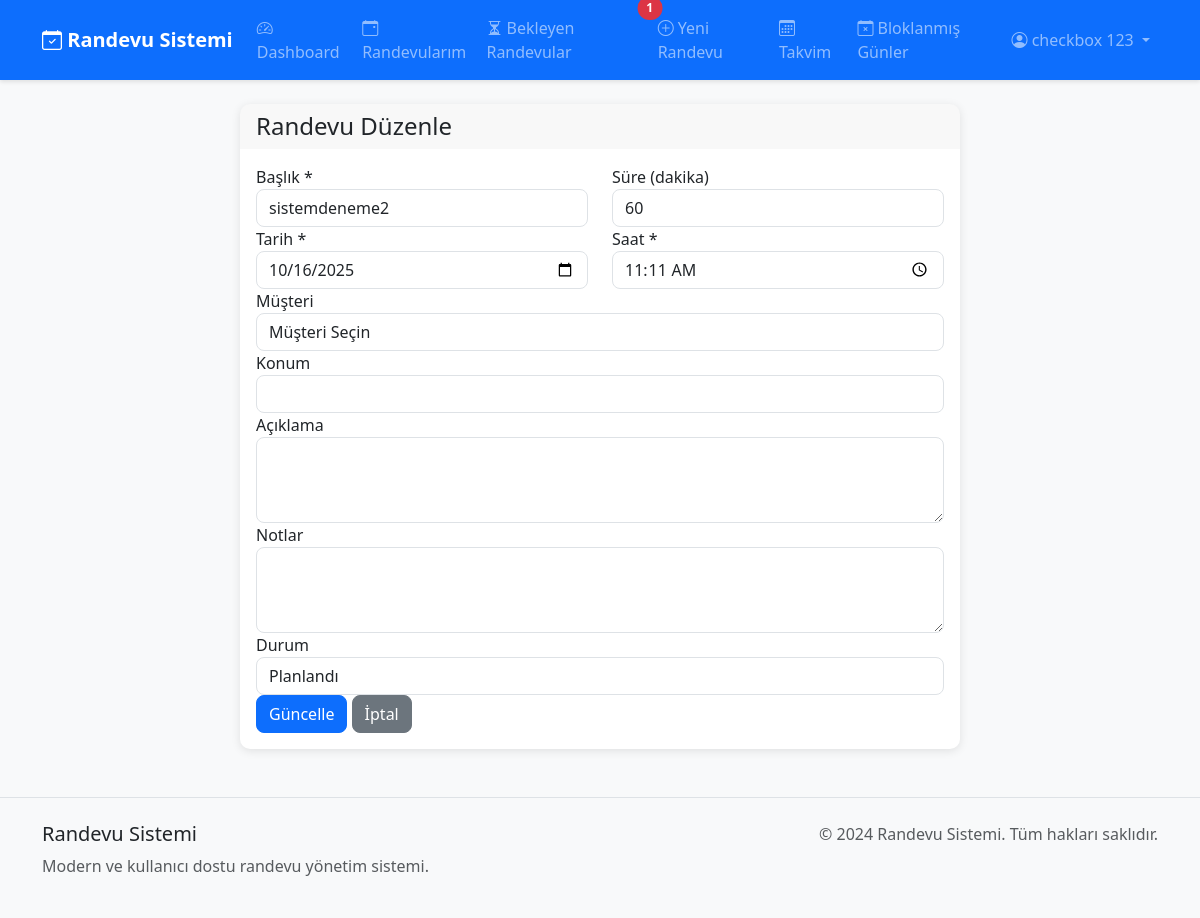
The app's page /appointments/8/edit (signed in) with its own data.
### models.py (models this page shows, shortened)
class User(UserMixin, db.Model):
    __tablename__ = 'user'
    id = db.Column(db.Integer, primary_key=True)
    username = db.Column(db.String(80), unique=True, nullable=False)
    email = db.Column(db.String(120), unique=True, nullable=False)
    password_hash = db.Column(db.String(128), nullable=False)
    first_name = db.Column(db.String(50), nullable=False)
    last_name = db.Column(db.String(50), nullable=False)
    phone = db.Column(db.String(20))
    role = db.Column(db.String(20), default='customer')
    is_active = db.Column(db.Boolean, default=True)
    company_name = db.Column(db.String(100))
    logo_path = db.Column(db.String(200))
    sms_quota = db.Column(db.Integer, default=100)
    is_superadmin = db.Column(db.Boolean, default=False)  # Sistemin ana yöneticisi
    unique_link = db.Column(db.String(50), unique=True)
    created_at = db.Column(db.DateTime, default=datetime.utcnow)
    updated_at = db.Column(db.DateTime, default=datetime.utcnow, onupdate=datetime.utcnow)
    kvkk_accepted_at = db.Column(db.DateTime, nullable=True)  # KVKK onay tarihi
    session_token = db.Column(db.String(64), nullable=True)  # Tek oturum için
    appointments = db.relationship('Appointment', backref='user', lazy=True, cascade='all, delete-orphan')
    blocked_days = db.relationship('BlockedDay', backref='user', lazy=True, cascade='all, delete-orphan')
    clients = db.relationship('Client', backref='user', lazy=True, cascade='all, delete-orphan')
    sms_logs = db.relationship('SmsLog', backref='user', lazy=True, cascade='all, delete-orphan')
    def get_full_name(self):
        return f"{self.first_name} {self.last_name}"

class Appointment(db.Model):
    __tablename__ = 'appointment'
    id = db.Column(db.Integer, primary_key=True)
    user_id = db.Column(db.Integer, db.ForeignKey('user.id'), nullable=False)
    client_id = db.Column(db.Integer, db.ForeignKey('client.id'), nullable=True)
    title = db.Column(db.String(100), nullable=False)
    description = db.Column(db.Text)
    appointment_date = db.Column(db.Date, nullable=False)
    appointment_time = db.Column(db.Time, nullable=False)
    duration = db.Column(db.Integer, default=60)
    status = db.Column(db.String(20), default='pending')
    location = db.Column(db.String(200))
    notes = db.Column(db.Text)
    created_at = db.Column(db.DateTime, default=datetime.utcnow)
    updated_at = db.Column(db.DateTime, default=datetime.utcnow, onupdate=datetime.utcnow)

### routes/appointments.py (the view, shortened to what this page needs)
@appointments_bp.route('/<int:appointment_id>/edit', methods=['GET', 'POST'])
@login_required
def edit(appointment_id):
    appointment = Appointment.query.filter_by(
        id=appointment_id,
        user_id=current_user.id
    ).first_or_404()
    return render_template('appointments/edit.html', appointment=appointment, date=date)

### app.py (called while the page is built)
@login_manager.user_loader
def load_user(user_id):
    return User.query.get(int(user_id))

@app.before_request
def check_single_session():
    if current_user.is_authenticated:
        from models import User
        user_db = User.query.get(current_user.id)
        token_in_db = user_db.session_token if user_db else None
        token_in_session = session.get('session_token')
        if token_in_db:
            session['session_token'] = token_in_db
        if token_in_session and token_in_db and token_in_session != token_in_db:
            logout_user()
            session.pop('session_token', None)
            flash('Başka bir oturum açıldığı için çıkış yapıldı.', 'warning')
            return redirect(url_for('auth.login'))

### templates/appointments/edit.html (shortened to what this page needs)
{% extends "base.html" %} {% block title %}Randevu Düzenle{% endblock %} {% block content %}
<div class="container mt-4">
    <div class="row justify-content-center">
        <div class="col-md-8">
            <div class="card">
                <div class="card-header">
                    <h4 class="mb-0">
                         Randevu Düzenle
                    </h4>
                </div>
                <div class="card-body">
                    <form method="POST">
                        <div class="row">
                            <div class="col-md-6">
                                <div class="form-group">
                                    <label for="title">Başlık *</label>
                                    <input type="text" class="form-control" id="title" name="title" value="{{ appointment.title }}" required>
                                </div>
                            </div>
                            <div class="col-md-6">
                                <div class="form-group">
                                    <label for="duration">Süre (dakika)</label>
                                    <input type="number" class="form-control" id="duration" name="duration" value="{{ appointment.duration }}" min="15" max="480">
                                </div>
                            </div>
                        </div>
                        <div class="row">
                            <div class="col-md-6">
                                <div class="form-group">
                                    <label for="appointment_date">Tarih *</label>
                                    <input type="date" class="form-control" id="appointment_date" name="appointment_date" value="{{ appointment.appointment_date }}" required>
                                </div>
                            </div>
                            <div class="col-md-6">
                                <div class="form-group">
                                    <label for="appointment_time">Saat *</label>
                                    <input type="time" class="form-control" id="appointment_time" name="appointment_time" value="{{ appointment.appointment_time.strftime('%H:%M') }}" required>
                                </div>
                            </div>
                        </div>
                        <div class="form-group">
                            <label for="client_id">Müşteri</label>
                            <select class="form-control" id="client_id" name="client_id">
                                <option value="">Müşteri Seçin</option>
                            </select>
                        </div>
                        <div class="form-group">
                            <label for="location">Konum</label>
                            <input type="text" class="form-control" id="location" name="location" value="{{ appointment.location or '' }}">
                        </div>
                        <div class="form-group">
                            <label for="description">Açıklama</label>
                            <textarea class="form-control" id="description" name="description" rows="3">{{ appointment.description or '' }}</textarea>
                        </div>
                        <div class="form-group">
                            <label for="notes">Notlar</label>
                            <textarea class="form-control" id="notes" name="notes" rows="3">{{ appointment.notes or '' }}</textarea>
                        </div>
                        <div class="form-group">
                            <label for="status">Durum</label>
                            <select class="form-control" id="status" name="status">
                                <option value="scheduled" {% if appointment.status == 'scheduled' %}selected{% endif %}>Planlandı</option>
                            </select>
                        </div>
                        <div class="form-group text-right">
                            <button type="submit" class="btn btn-primary">
                                 Güncelle
                            </button>
                            <a href="{{ url_for('appointments.view', appointment_id=appointment.id) }}" class="btn btn-secondary">
                                 İptal
                            </a>
                        </div>
                    </form>
                </div>
            </div>
        </div>
    </div>
</div>
{% endblock %}

### templates/base.html (shortened to what this page needs)
<!DOCTYPE html>
<html lang="tr">
<head>
    <link href="https://cdn.jsdelivr.net/npm/bootstrap@5.3.0/dist/css/bootstrap.min.css" rel="stylesheet">
    <link rel="stylesheet" href="https://cdn.jsdelivr.net/npm/bootstrap-icons@1.10.0/font/bootstrap-icons.css">
    <link rel="stylesheet" href="{{ url_for('static', filename='css/style.css') }}"> {% block extra_head %}{% endblock %}
</head>
<body>
    <nav class="navbar navbar-expand-lg navbar-dark bg-primary">
        <div class="container">
            <a class="navbar-brand" href="{{ url_for('index') }}">
                <i class="bi bi-calendar-check"></i> Randevu Sistemi
            </a>
            <div class="collapse navbar-collapse" id="navbarNav">
                <ul class="navbar-nav me-auto">
                    {% if current_user.is_authenticated %}
                    <li class="nav-item">
                        <a class="nav-link" href="{{ url_for('dashboard.dashboard') }}">
                            <i class="bi bi-speedometer2"></i> Dashboard
                        </a>
                    </li>
                    <li class="nav-item">
                        <a class="nav-link position-relative" href="{{ url_for('dashboard.appointments') }}">
                            <i class="bi bi-calendar-event"></i> Randevularım
                        </a>
                    </li>
                    <li class="nav-item">
                        <a class="nav-link position-relative" href="{{ url_for('appointments.pending_appointments') }}">
                            <i class="bi bi-hourglass-split"></i> Bekleyen Randevular {% set pending_count = current_user.appointments|selectattr('status', 'equalto', 'pending')|list|length %} {% if pending_count > 0 %}
                            <span class="position-absolute top-0 start-100 translate-middle badge rounded-pill bg-danger">
                                {{ pending_count }}
                            </span>
                            {% endif %}
                        </a>
                    </li>
                    <li class="nav-item">
                        <a class="nav-link" href="{{ url_for('appointments.create') }}">
                            <i class="bi bi-plus-circle"></i> Yeni Randevu
                        </a>
                    </li>
                    <li class="nav-item">
                        <a class="nav-link" href="{{ url_for('dashboard.calendar') }}">
                            <i class="bi bi-calendar3"></i> Takvim
                        </a>
                    </li>
                    <li class="nav-item">
                        <a class="nav-link" href="{{ url_for('dashboard.blocked_days') }}">
                            <i class="bi bi-calendar-x"></i> Bloklanmış Günler
                        </a>
                    </li>
                     {% endif %}
                </ul>
                <ul class="navbar-nav">
                    {% if current_user.is_authenticated %}
                    <li class="nav-item dropdown">
                        <a class="nav-link dropdown-toggle" href="#" id="navbarDropdown" role="button" data-bs-toggle="dropdown">
                            <i class="bi bi-person-circle"></i> {{ current_user.get_full_name() }}
                        </a>
                    </li>
                    {% endif %}
                </ul>
            </div>
        </div>
    </nav>
    <main class="container mt-4">
        {% block content %}{% endblock %}
    </main>
    <footer class="bg-light mt-5 py-4">
        <div class="container">
            <div class="row">
                <div class="col-md-6">
                    <h5>Randevu Sistemi</h5>
                    <p class="text-muted">Modern ve kullanıcı dostu randevu yönetim sistemi.</p>
                </div>
                <div class="col-md-6 text-md-end">
                    <p class="text-muted">&copy; 2024 Randevu Sistemi. Tüm hakları saklıdır.</p>
                </div>
            </div>
        </div>
    </footer>
</body>
</html>

### static/css/style.css (style rules this page uses)
:root { --primary-color: #0d6efd; --secondary-color: #6c757d; --success-color: #198754; --danger-color: #dc3545; --warning-color: #ffc107; --info-color: #0dcaf0; --light-color: #f8f9fa; --dark-color: #212529; }
body { font-family: 'Segoe UI', Tahoma, Geneva, Verdana, sans-serif; background-color: #f8f9fa; }
.card { border: none; border-radius: 10px; box-shadow: 0 2px 10px rgba(0, 0, 0, 0.1); transition: transform 0.2s ease-in-out, box-shadow 0.2s ease-in-out; }
.card-header { border-radius: 10px 10px 0 0 !important; border-bottom: none; }
.btn { border-radius: 8px; font-weight: 500; transition: all 0.2s ease-in-out; }
.form-control, .form-select { border-radius: 8px; border: 1px solid #dee2e6; transition: border-color 0.15s ease-in-out, box-shadow 0.15s ease-in-out; }
.badge { font-size: 0.75em; padding: 0.5em 0.75em; border-radius: 6px; }
.navbar { box-shadow: 0 2px 4px rgba(0, 0, 0, 0.1); }
.navbar-brand { font-weight: 600; font-size: 1.25rem; }
footer { margin-top: auto; border-top: 1px solid #dee2e6; }

### records on screen
User: get_full_name "checkbox 123"
Appointment: title "sistemdeneme2", duration "60", appointment_date "10/16/2025", appointment_time "11:11", status "Planlandı"

### other values on screen
{{ pending_count }} "1"
